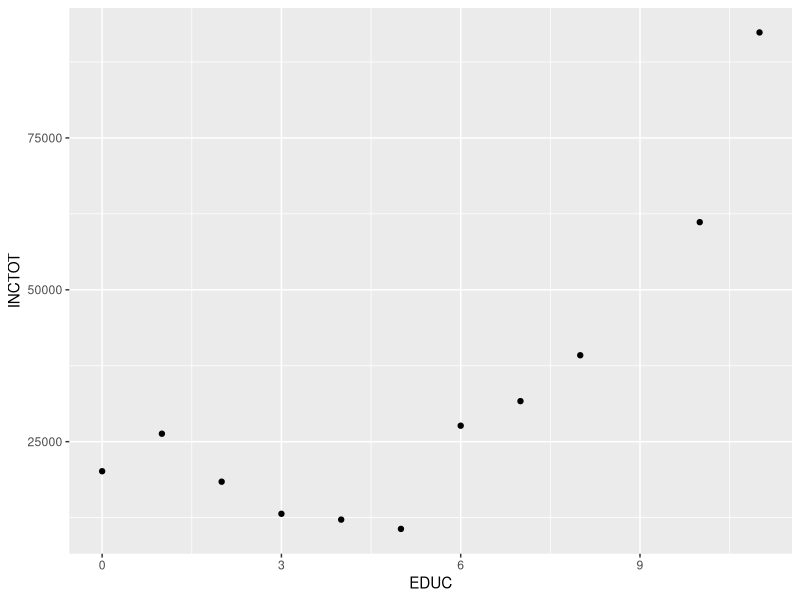
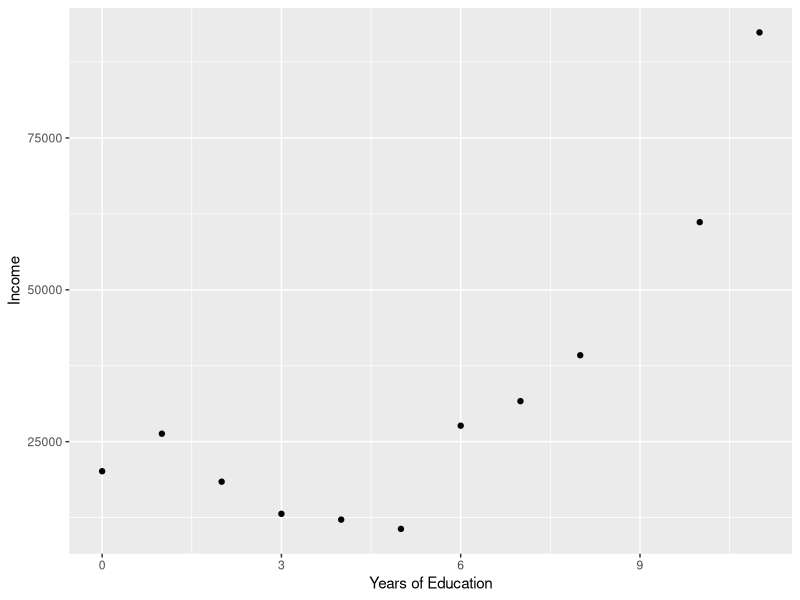
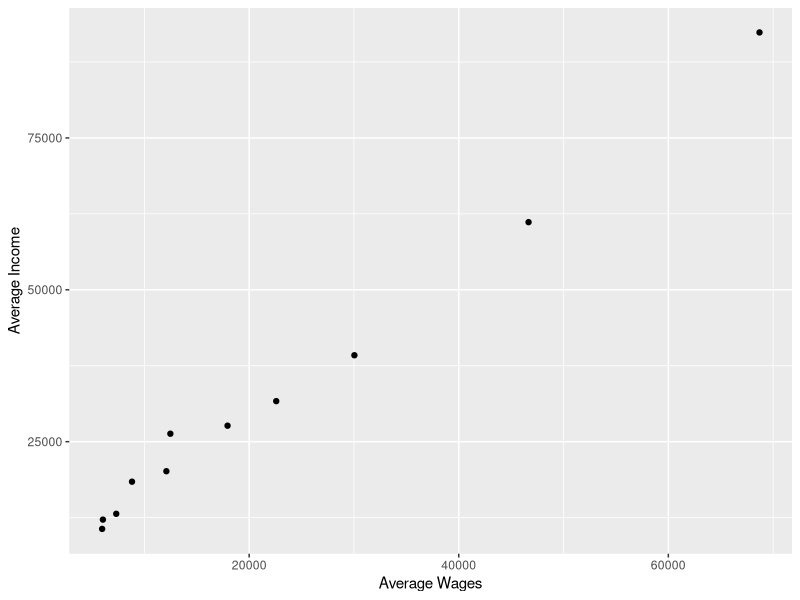
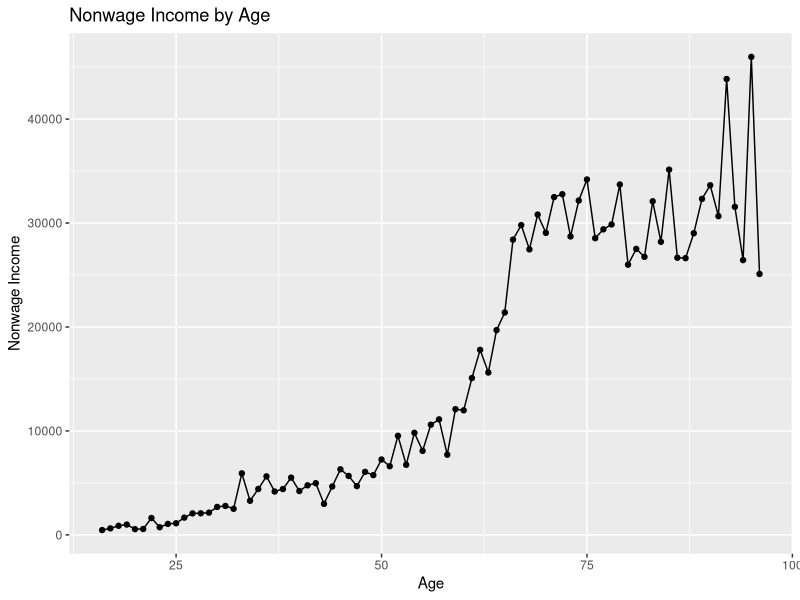
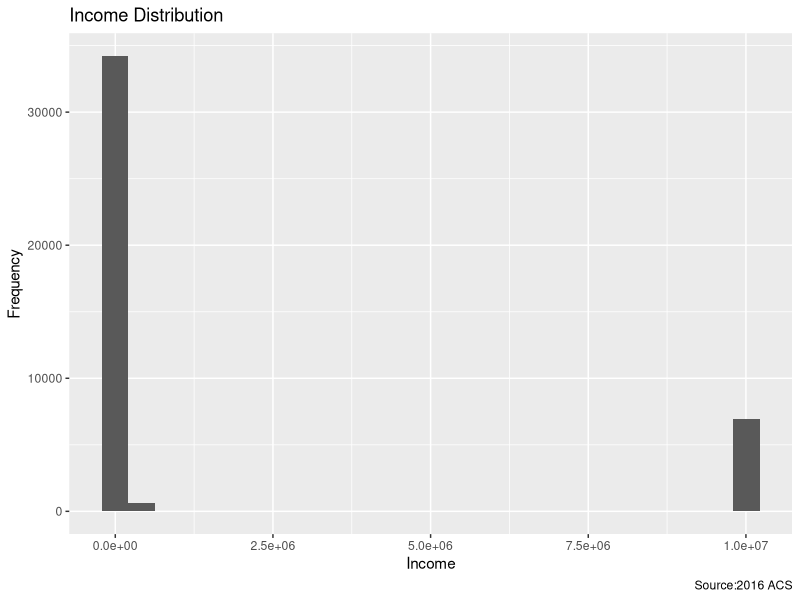
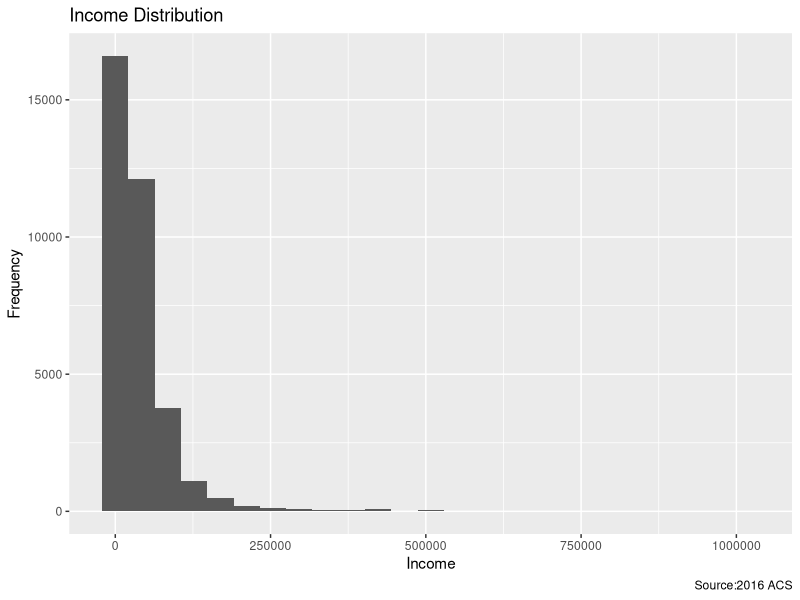
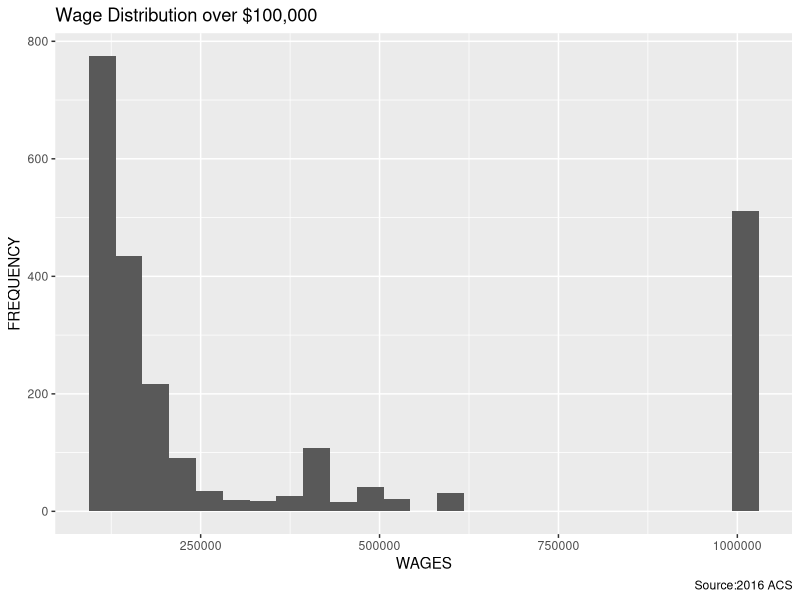
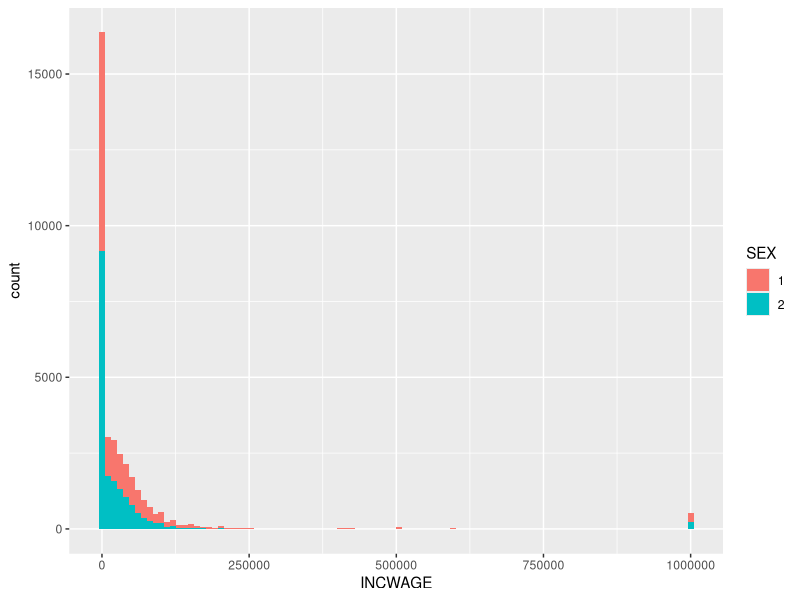

Write R code to recreate these figures, in order.
## ---- chunk 1
knitr::opts_chunk$set(eval = TRUE)
## ---- chunk 2
# load libraries
library(tidyverse)
## ---- chunk 3
setwd("/fsr/home/m1raj01/Class_Materials/Spring_2018/module_1/day_1")
## ---- chunk 4
acs_2016_educ <- read_csv("acs_2016_educ.csv")
## ---- chunk 5
dim(acs_2016_educ)
## ---- chunk 6
head(acs_2016_educ)
## ---- chunk 7
glimpse(acs_2016_educ)
## ---- chunk 8
select(acs_2016_educ, EDUC)
select(acs_2016_educ, -EDUC)
## ---- chunk 9
acs_small <- select(acs_2016_educ,"EDUC", "INCTOT")
## ---- chunk 10
ggplot(data = acs_small, 
       aes(x = EDUC, y = INCTOT)) + 
    geom_point()
## ---- chunk 11
ggplot(data = acs_small) + 
  geom_point(aes(x = EDUC, y = INCTOT)) +
  labs(x = "Years of Education",
       y = "Income")
## ---- chunk 12
ggplot(data = acs_2016_educ, 
       aes(x =INCWAGE , y =INCTOT )) + 
    geom_point() +
    labs(x = "Average Wages",
         y = "Average Income")
## ---- chunk 13
acs_2016_age <- read_csv("acs_2016_age.csv")
## ---- chunk 14
glimpse(acs_2016_age)
head(acs_2016_age)

## ---- chunk 15
acs_2016_age <-
  mutate(acs_2016_age, 
         nonwage_income = INCTOT-INCWAGE)
## ---- chunk 16
ggplot(acs_2016_age, 
       aes(x = AGE, y = nonwage_income )) +
  geom_point() +
  geom_line() +
  labs(x = "Age",
       y = "Nonwage Income",
       title = "Nonwage Income by Age")
  
## ---- chunk 17
acs_2016_sample <- read_csv("acs_2016_sample.csv")
## ---- chunk 18
ggplot(acs_2016_sample, aes(x =INCTOT )) +
  geom_histogram(bins =25 ) +
  labs(x = "Income", 
       y = "Frequency", 
       title = "Income Distribution", 
       caption = "Source:2016 ACS")
## ---- chunk 19
acs_2016_sample <- 
  filter(acs_2016_sample , INCTOT<9999999 )
## ---- chunk 20
ggplot(acs_2016_sample, aes(x =INCTOT )) +
  geom_histogram(bins =25 ) +
  labs(x = "Income", 
       y = "Frequency", 
       title = "Income Distribution", 
       caption = "Source:2016 ACS")

## ---- chunk 21
acs_2016_sample <- 
  filter(acs_2016_sample , INCWAGE < 9999999)
## ---- chunk 22
acs_filtered <- 
  filter(acs_2016_sample ,INCWAGE>100000 )

dim(acs_2016_sample)
dim(acs_filtered)
## ---- chunk 23
ggplot(acs_filtered, aes(x = INCWAGE )) +
  geom_histogram(bins = 25) +
  labs(x = "WAGES", 
       y = "FREQUENCY", 
       title = "Wage Distribution over $100,000", 
       caption = "Source:2016 ACS")
## ---- chunk 24
acs_2016_sample <- 
  mutate(acs_2016_sample, SEX = factor(SEX))

ggplot(acs_2016_sample, 
       aes(x = INCWAGE, fill = SEX)) +
  geom_histogram(bins = 100)
## ---- chunk 25
ggplot(acs_2016_sample, 
       aes(x = INCWAGE , fill = SEX, color =SEX  )) +
  geom_density(alpha = 0.5)+
  labs(x = "Income",
       y = "Density",
       fill = "Gender",
       color = "Gender",
       title = "Income by Sex",
       caption = "Source:2016 ACS")
## ---- chunk 26
acs_2016_sample <- 
  mutate(acs_2016_sample, 
         SEX = ifelse( SEX == 1 , "Male", "Female"))
## ---- chunk 27
ggplot(acs_2016_sample, 
       aes(x = INCWAGE , fill = SEX, color =SEX  )) +
  geom_density()+
  labs(x = "Wage Income",
       y = "Density",
       fill = "Gender",
       color = "Gender",
       title = "Wage Income Distribution by Gender",
       caption = "Source: 2016 ACS")
